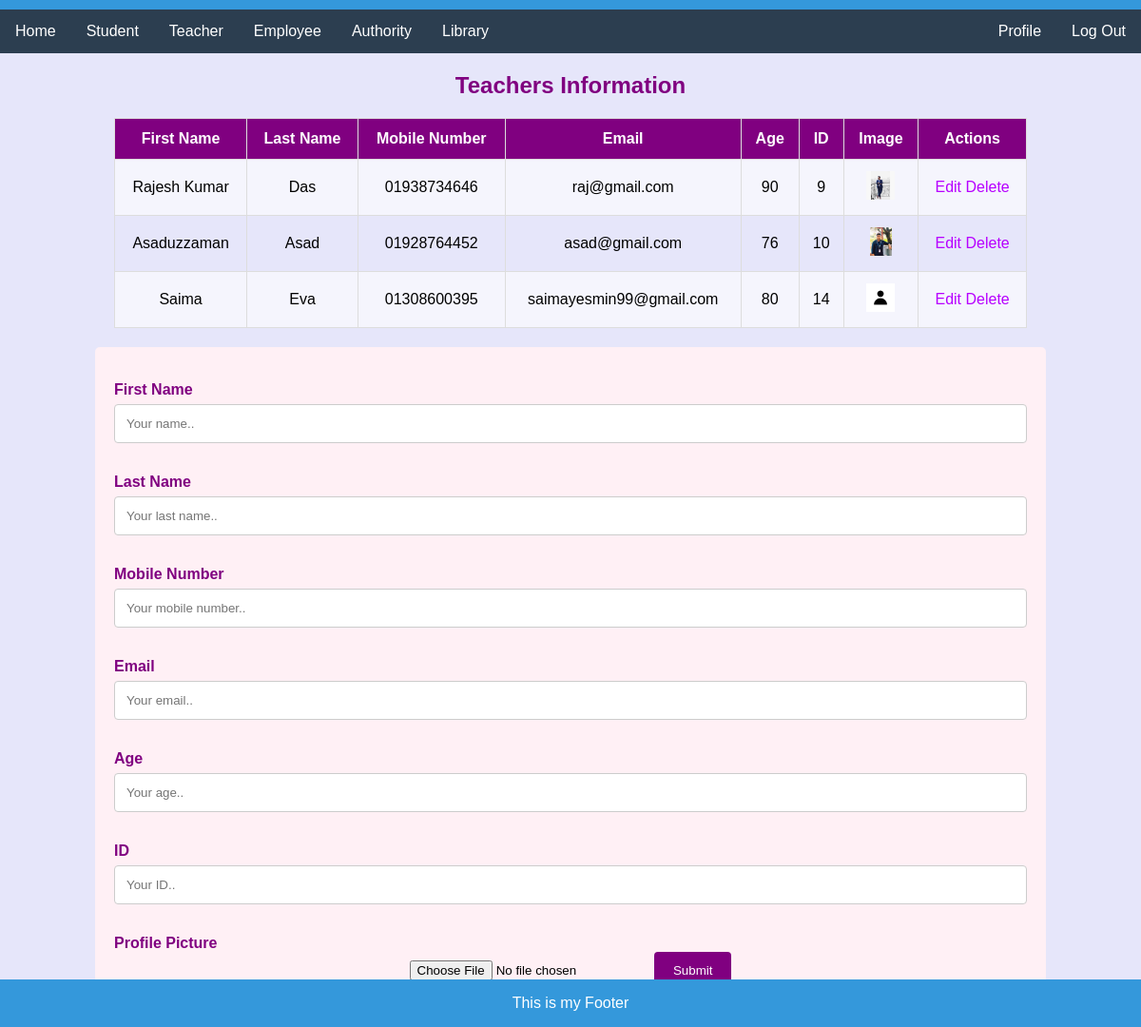
Page /teacherPage (signed in) on the earlier database version.
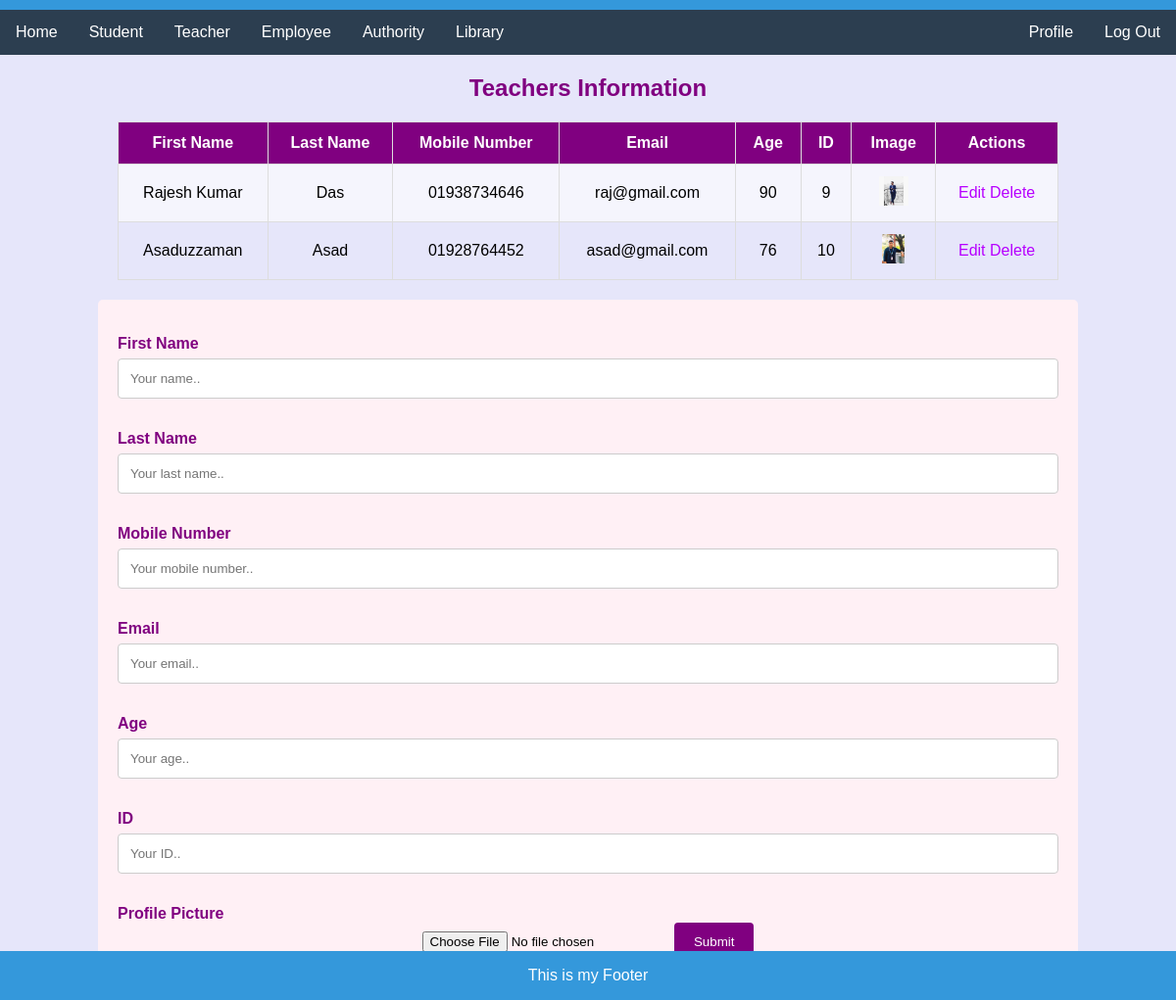
Same page on the later database version.
### myApp/models.py (models this page shows, shortened)
class Teachers(models.Model):
    First_Name=models.CharField(max_length=100)
    Last_Name=models.CharField(max_length=100)
    Mobile=models.CharField(max_length=100)
    Email=models.CharField(max_length=100)
    Age=models.CharField(max_length=100)
    ID=models.IntegerField(max_length=100, null=True)
    profile_pic=models.ImageField(upload_to="media/profile_pic",null=True)

### myProject/views.py (the view)
# urls.py: path('teacherPage', teacherPage,name="teacherPageUrl"),
@login_required
def teacherPage(request):
    teacher = Teachers.objects.all()
    context={
        "tch":teacher,
    }
    return render(request,"teacher.html",context)

### template/teacher.html (shortened to what this page needs)
{% extends "home.html" %}
{% block content %}
<!DOCTYPE html>
<html lang="en">
<head>
</head>
<body>
  <h2>Teachers Information</h2>
  <table>
    <tr>
      <th>First Name</th>
      <th>Last Name</th>
      <th>Mobile Number</th>
      <th>Email</th>
      <th>Age</th>
      <th>ID</th>
      <th>Image</th>
      <th>Actions</th>
    </tr>
    {% for i in tch %}
    <tr>
      <td>{{i.First_Name}}</td>
      <td>{{i.Last_Name}}</td>
      <td>{{i.Mobile}}</td>
      <td>{{i.Email}}</td>
      <td>{{i.Age}}</td>
      <td>{{i.ID}}</td>
      <td>
        <img src="/media/{{i.profile_pic}}" height="30px">
      </td>
      <td>
        <a href="{% url 'editTeacher' i.id  %}">Edit</a>
        <a href="{% url 'deleteTeacher' i.id  %}">Delete</a>
      </td>
    </tr>
    {% endfor %}
  </table>
  <div class="container">
    <form action="{%url 'teacherAdd'%}" method='post' enctype="multipart/form-data">
    <form>
      <label for="fname">First Name</label>
      <input type="text" id="fname" name="fname" placeholder="Your name..">
      <label for="lname">Last Name</label>
      <input type="text" id="lastname" name="lname" placeholder="Your last name..">
      <label for="Mobile">Mobile Number</label>
      <input type="text" id="lname" name="mobile" placeholder="Your mobile number..">
      <label for="email">Email</label>
      <input type="text" id="email" name="email" placeholder="Your email..">
      <label for="age">Age</label>
      <input type="text" id="age" name="age" placeholder="Your age..">
      <label for="ID">ID</label>
      <input type="text" id="ID" name="ID" placeholder="Your ID..">
      <label for="image">Profile Picture</label>
      <input type="file" id="image" name="profile_pic" placeholder="Your Picture..">
      <input type="submit" value="Submit">
    </form>
  </div>
</body>
</html>
{% endblock %}

Differences in the rows shown:
removed Teachers: First_Name "Saima", Last_Name "Eva", Mobile "01308600395", Email "saimayesmin99@gmail.com", Age "80", ID "14", profile_pic (placeholder picture)
